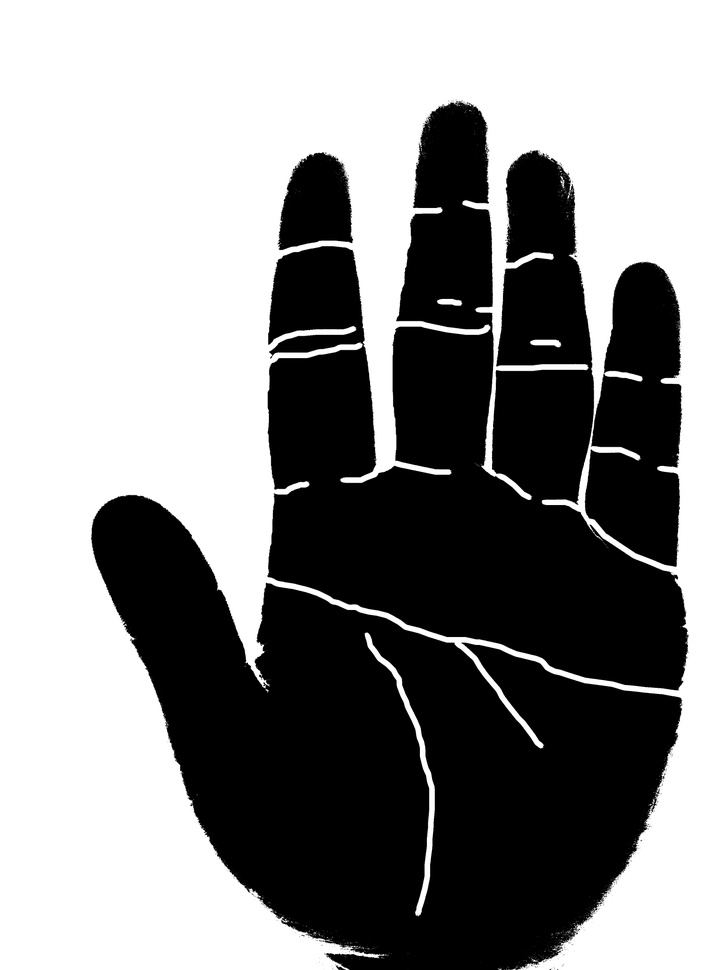
%> input picture Template/ltest_11.jpg, 727 x 970 px, shrunk from 3120 x 4160 before the run
$ octave main.m   (GNU Octave 9; MATLAB toolbox functions it lacks are replaced by stand-ins)
%> lines starting %> are read from the running program, lines starting %| are printed output that depends on the picture; in (x1, y1, x2, y2) boxes, pixels count from 0 and x2, y2 are one past the last pixel; in counts of white or black regions, pixels touching at a corner belong together; the program's own positions count from 1
### imreadbw.m
function I = imreadbw(file)
%> called with file = 'image/ltest_11.jpg'
% IMREADBW Reads an image as gray-scale
% I=IMREADBW(FILE) reads the image FILE and converts the result to a
% gray scale image (with DOUBLE storage class anr range normalized
% in [0,1]).
I=im2double(imread(file)) ;
if(size(I,3) > 1)
    I = rgb2gray( I ) ;
%> I: size 970x727 double
end

### harris.m
function varargout=harris(I,k,q,h)
%> called with k = 0.05, q = 0.01, h = [0.12; 0.234; 0.292; 0.234; 0.12]
narginchk(0,4);
nargoutchk(0,2);
% [12 lines of commented-out code are left out]
fx=[-2,-1,0,1,2];
Ix=filter2(fx,I);
fy=[-2,-1,0,1,2]';
Iy=filter2(fy,I);
Ix2=filter2(h,Ix.^2);
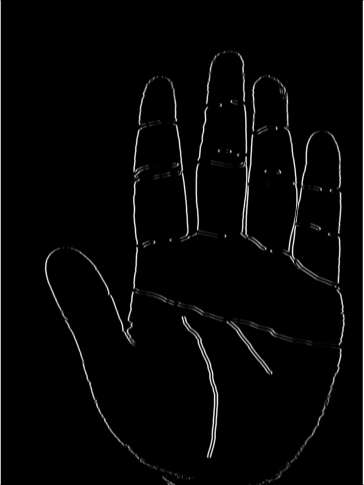
%> Ix2: size 970x727 double (shown at 1/2 size); min 0, max 9, mean 0.198; drawn with min black and max white
Iy2=filter2(h,Iy.^2);
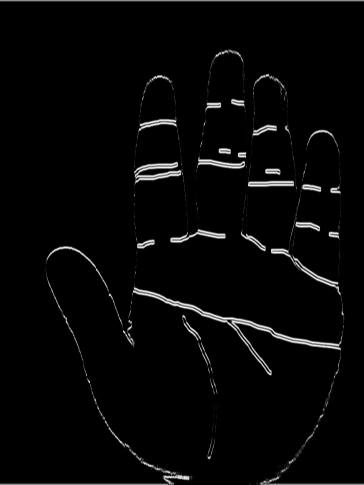
%> Iy2: size 970x727 double (shown at 1/2 size); min 0, max 6.02, mean 0.155; drawn with min black and max white
Ixy=filter2(h,Ix.*Iy);
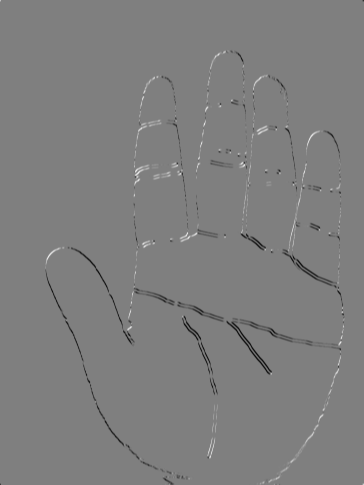
%> Ixy: size 970x727 double (shown at 1/2 size); min -6.25, max 6.28, mean -0.027; drawn with min black and max white
rfcn=@(a,b,c)(a*b-c^2)-k*(a+b)^2;
R=arrayfun(rfcn,Ix2,Iy2,Ixy);
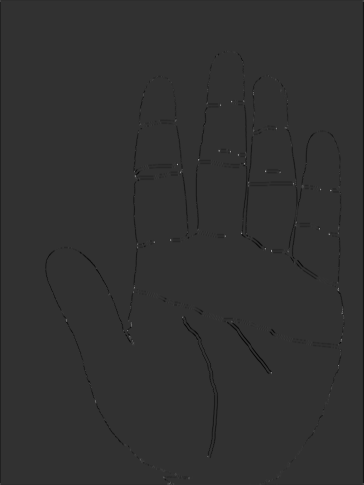
%> R: size 970x727 double (shown at 1/2 size); min -6.86, max 28.48, mean -0.1; drawn with min black and max white
R(R < q*max(R(:)))=0;
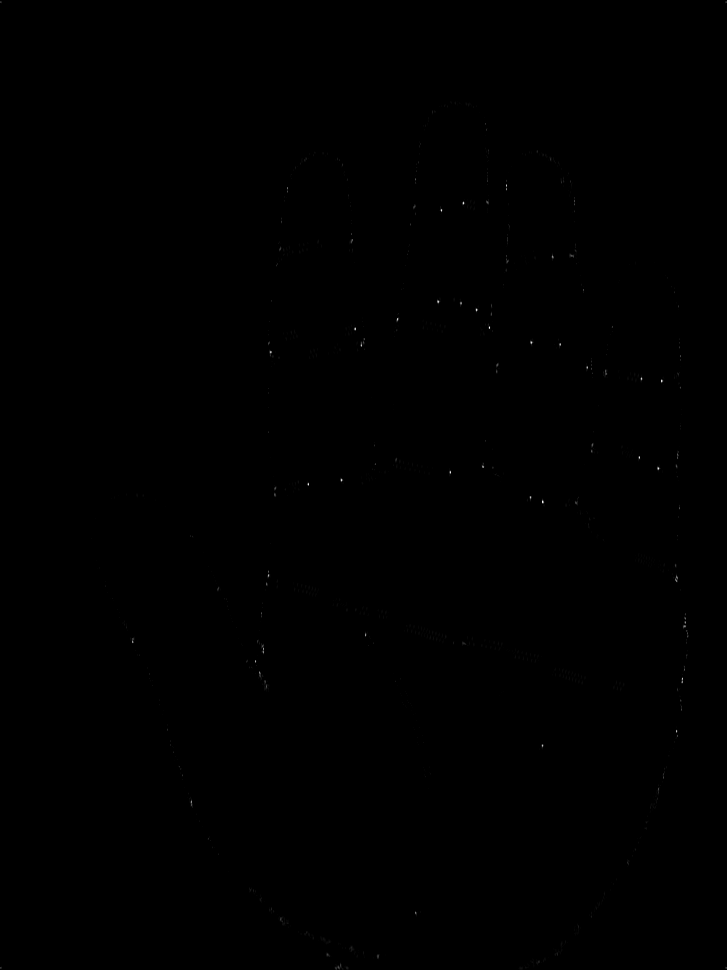
%> R: size 970x727 double; 17.28% of pixels changed, all inside (x1, y1, x2, y2) = (0, 0, 727, 970); drawn with min black and max white
[xp,yp]=find(imregionalmax(R,8));
%> xp = 1009 values from 3 to 969; yp = 1009 values from 1 to 727
if nargout==0
    subplot(121)
    imshow(I);
    hold on;
    plot(xp,yp,'ro');
    title('自己编写HARRIS算法')
    subplot(122)
    cp=corner(I);
%> cp = 200 rows, first 12: [273 355; 271 353; 577 503; 363 343; 532 343; 439 302; 659 469; 685 627; 363 346; 543 502; 677 579; 265 687]
    imshow(I)
    hold on
    plot(cp(:,1),cp(:,2),'ro');
    title('MATLAB自带CORNER函数')
elseif nargout==1
    varargout={[xp,yp]};
elseif nargout==2
    varargout={xp,yp};
end

### main.m
clc; clear all; close all;
% I = checkerboard(50,3,3);
I=imreadbw('image/ltest_11.jpg');
% I=maxEntropy(I);
h = fspecial('gaussian',[5 1],1.5);
harris(I,0.05,0.01,h);
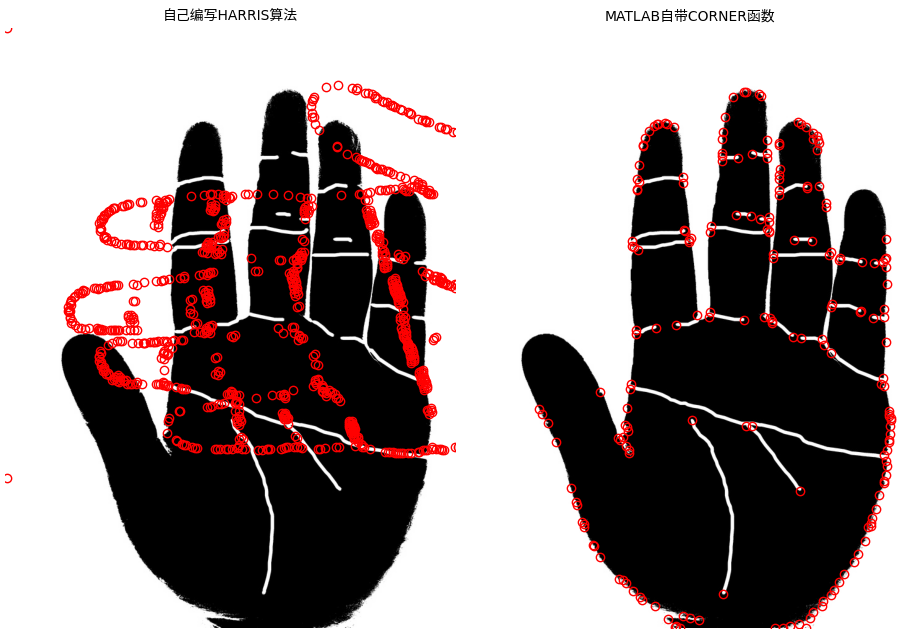
%> figure redrawn from the program's plot data, 2 panels

$ run again, with Template/ltest_21.jpg copied over Template/ltest_11.jpg
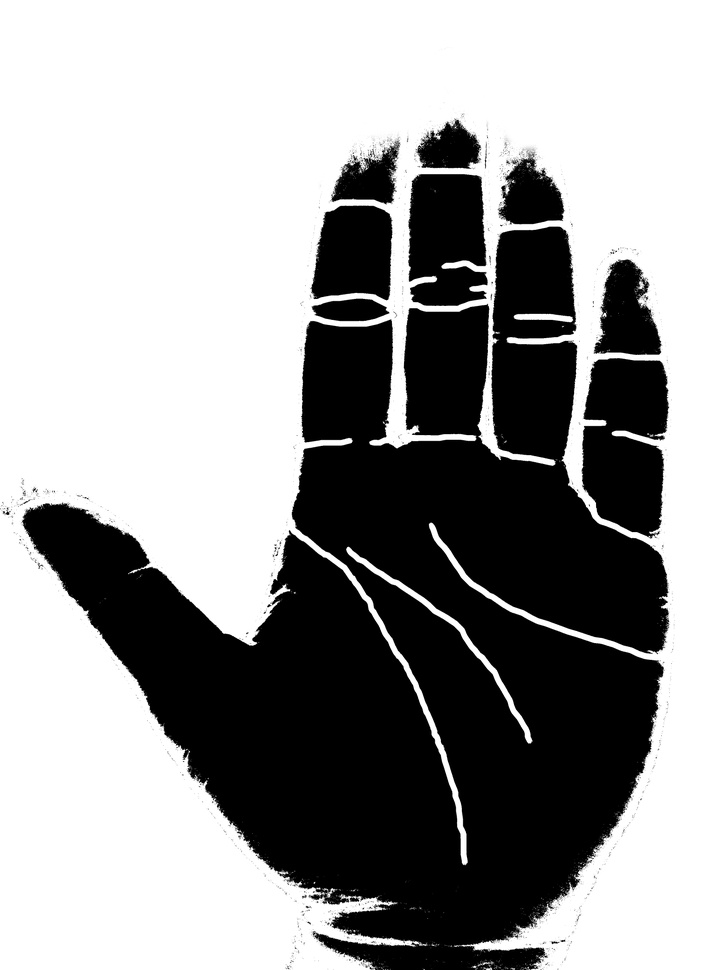
%> input picture Template/ltest_21.jpg, 727 x 970 px, shrunk from 3120 x 4160 before the run
%> in harris, `Ixy=filter2(h,Ix.*Iy);`:
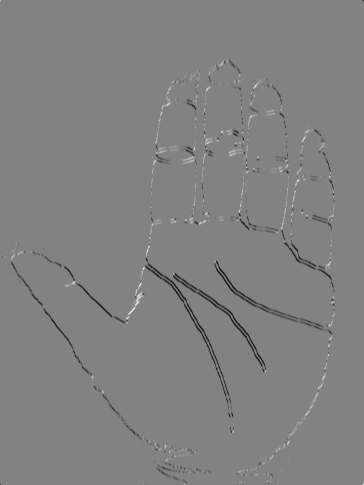
%> Ixy: size 970x727 double (shown at 1/2 size); min -6.34, max 6.07, mean -0.0395; drawn with min black and max white
%> xp = 1384 values from 3 to 969; yp = 1384 values from 1 to 727
%> cp = 200 rows, first 12: [8 514; 256 644; 276 580; 349 548; 613 434; 388 313; 605 314; 667 603; 515 317; 371 443; 480 437; 471 289]
%> `harris(I,0.05,0.01,h);`:
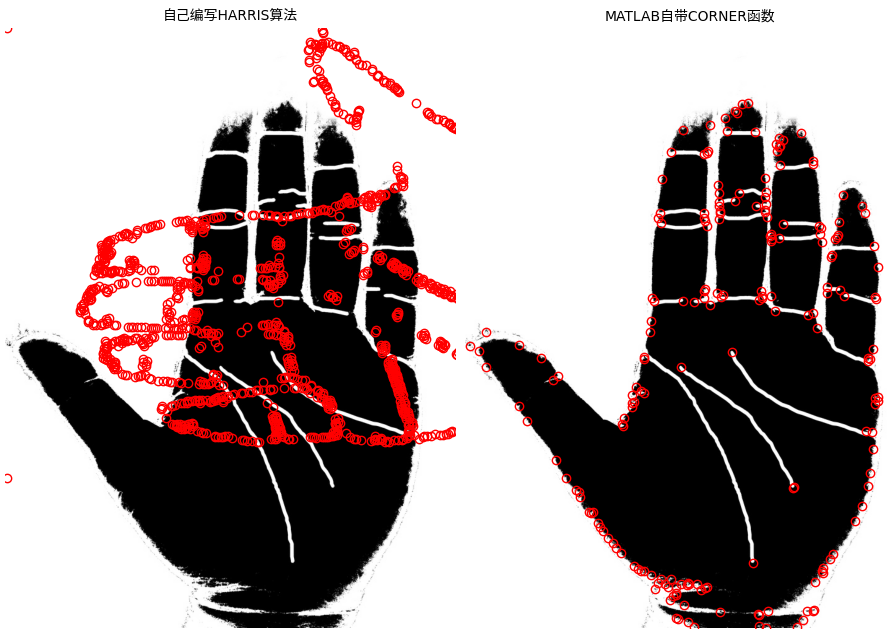
%> figure redrawn from the program's plot data, 2 panels

$ run again, with Template/ltest_31.jpg copied over Template/ltest_11.jpg
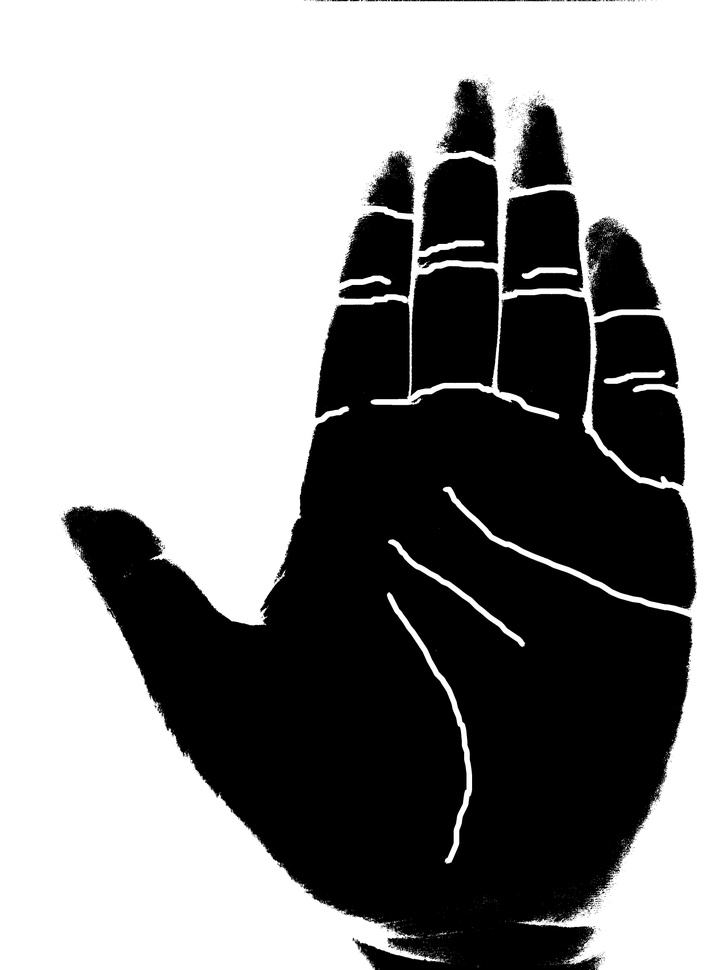
%> input picture Template/ltest_31.jpg, 727 x 970 px, shrunk from 3120 x 4160 before the run
%> in harris, `Ixy=filter2(h,Ix.*Iy);`:
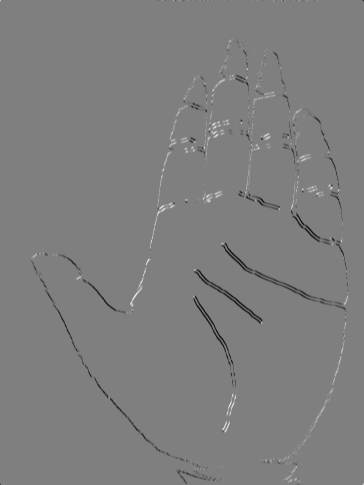
%> Ixy: size 970x727 double (shown at 1/2 size); min -6.27, max 6.24, mean -0.0277; drawn with min black and max white
%> xp = 1207 values from 2 to 969; yp = 1207 values from 1 to 727
%> cp = 200 rows, first 12: [444 490; 390 542; 634 391; 523 276; 677 384; 491 387; 390 594; 265 618; 372 402; 408 297; 582 289; 682 485]
%> `harris(I,0.05,0.01,h);`:
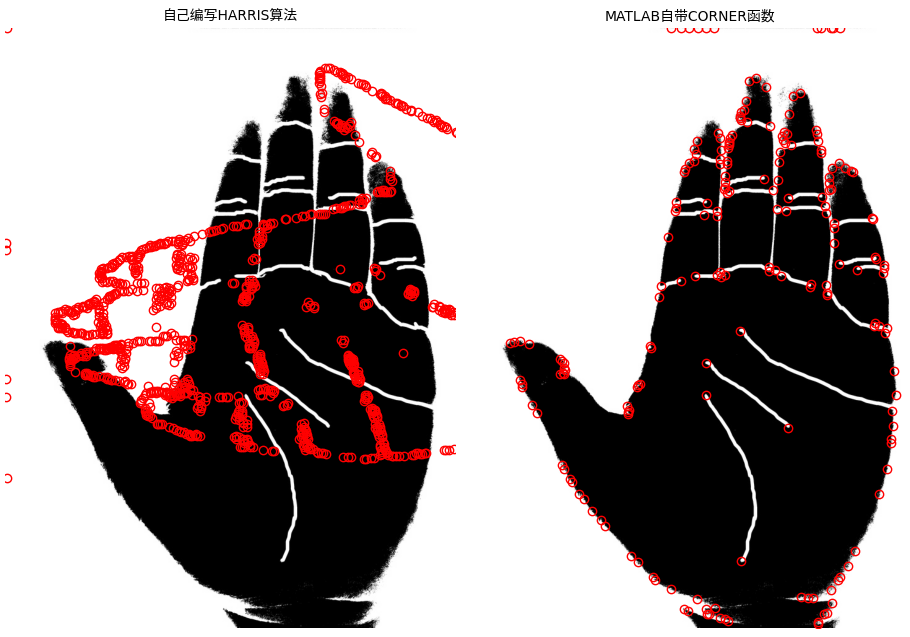
%> figure redrawn from the program's plot data, 2 panels
